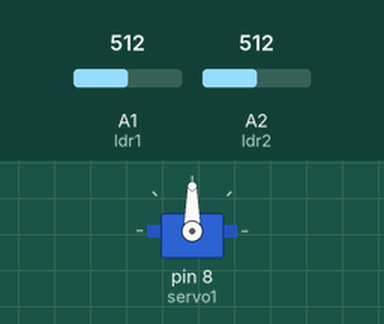
This sketch was run on a simulated Arduino Uno, built with avr-gcc and run on an emulated ATmega328P. On the bench: servo. The inputs (shaded band) are chosen by the test bench; at power-on: A1 (ldr1) = 512, A2 (ldr2) = 512.

Above: at 2.2 s.
2.3 s: A1 (ldr1) set to 716
At 3.45 s:
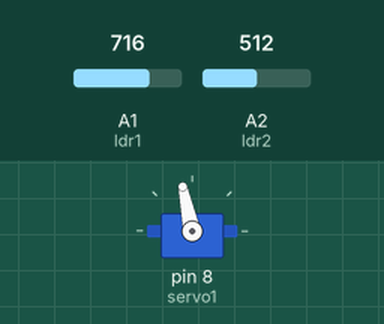
5.3 s: A2 (ldr2) set to 716
At 5.3 s:
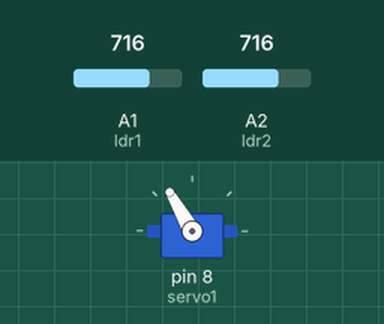
6.8 s: A1 (ldr1) set to 900
At 8.77 s:
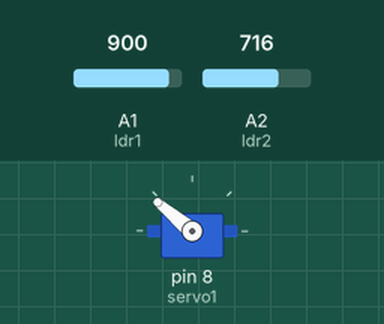
9.8 s: A1 (ldr1) set to 511
12.8 s: A1 (ldr1) set to 1023
Timing chart, 0 to 57.3 s (numbered marks = the images above; inputs shaded):
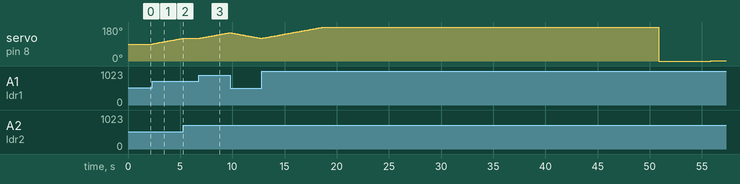

Measured:
- after the input at 2.3 s, servo on pin 8 (servo1): moves from 90° to 120° over 2.9 s, starting at once
- after the input at 5.3 s, servo on pin 8 (servo1): stays 120° (without the input it goes to 121° after 0.01 s)
- after the input at 6.8 s, servo on pin 8 (servo1): moves from 120° to 150° over 2.9 s, starting at once

The sketch:

sunfollow.ino
```cpp
#include <Servo.h>

Servo servo1;
Servo servo2;
int ldr1 = A1;
int ldr2 = A2;

int val1, val2;
int inpos = 90;

void setup()
{
   servo1.attach(8);
   pinMode(ldr1, INPUT);
   pinMode(ldr2, INPUT);
   servo1.write(inpos);
   delay(1000);
}

void loop()
{
  val1 = analogRead(ldr1);
  val2 = analogRead(ldr2);

  if(val1 > val2)
  {
    inpos = ++inpos;
  }
  if(val2 > val1)
  {
    inpos = --inpos;
  }


  servo1.write(inpos);

  delay(100);

}
```
